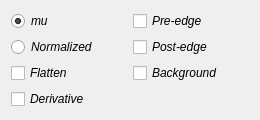
     <widget class="QWidget" name="gridLayoutWidget">
      <property name="geometry">
       <rect>
        <x>280</x>
        <y>630</y>
        <width>260</width>
        <height>104</height>
       </rect>
      </property>
      <layout class="QGridLayout" name="gridLayout">
       <item row="3" column="0">
        <widget class="QCheckBox" name="checkBox_deriv">
         <property name="font">
          <font>
           <italic>true</italic>
          </font>
         </property>
         <property name="text">
          <string>Derivative</string>
         </property>
        </widget>
       </item>
       <item row="0" column="0">
        <widget class="QRadioButton" name="radioButton_mu_xasproject">
         <property name="font">
          <font>
           <italic>true</italic>
          </font>
         </property>
         <property name="text">
          <string>mu</string>
         </property>
         <property name="checked">
          <bool>true</bool>
         </property>
        </widget>
       </item>
       <item row="2" column="0">
        <widget class="QCheckBox" name="checkBox_norm_flat_xasproject">
         <property name="maximumSize">
          <size>
           <width>16777215</width>
           <height>25</height>
          </size>
         </property>
         <property name="font">
          <font>
           <italic>true</italic>
          </font>
         </property>
         <property name="text">
          <string>Flatten </string>
         </property>
         <property name="checked">
          <bool>false</bool>
         </property>
        </widget>
       </item>
       <item row="1" column="0">
        <widget class="QRadioButton" name="radioButton_norm_xasproject">
         <property name="font">
          <font>
           <italic>true</italic>
          </font>
         </property>
         <property name="text">
          <string>Normalized</string>
         </property>
        </widget>
       </item>
       <item row="0" column="1">
        <widget class="QCheckBox" name="checkBox_preedge_show">
         <property name="font">
          <font>
           <italic>true</italic>
          </font>
         </property>
         <property name="text">
          <string>Pre-edge</string>
         </property>
        </widget>
       </item>
       <item row="1" column="1">
        <widget class="QCheckBox" name="checkBox_postedge_show">
         <property name="font">
          <font>
           <italic>true</italic>
          </font>
         </property>
         <property name="text">
          <string>Post-edge</string>
         </property>
        </widget>
       </item>
       <item row="2" column="1">
        <widget class="QCheckBox" name="checkBox_background_show">
         <property name="font">
          <font>
           <italic>true</italic>
          </font>
         </property>
         <property name="text">
          <string>Background</string>
         </property>
        </widget>
       </item>
      </layout>
     </widget>
